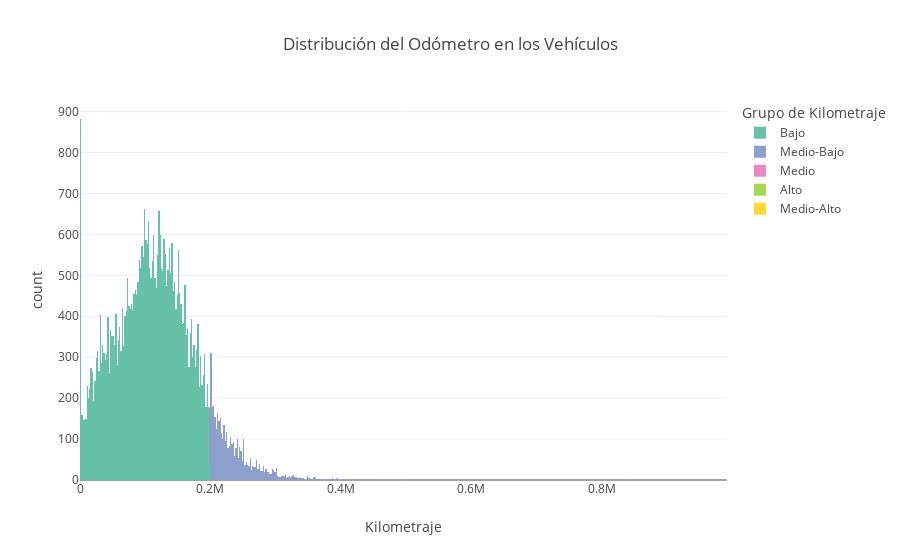

Here is the notebook cell this chart was saved with:
### Code cell
# Leer los datos
car_data = pd.read_csv('vehicles_us.csv')

# Crear una nueva columna que agrupa el odómetro en categorías
car_data["odometer_group"] = pd.cut(car_data["odometer"], bins=5, labels=["Bajo", "Medio-Bajo", "Medio", "Medio-Alto", "Alto"])

# Crear un histograma con colores según los rangos de odómetro
fig = px.histogram(
    car_data, 
    x="odometer", 
    color="odometer_group",  # Colorea según el grupo de kilometraje
    title="Distribución del Odómetro en los Vehículos",
    labels={"odometer": "Kilometraje", "odometer_group": "Grupo de Kilometraje"},
    color_discrete_sequence=px.colors.qualitative.Set2  # Paleta de colores atractiva
)

# Mostrar el gráfico
fig.show()

### Figure 1 — Plotly figure (JSON) as saved in the notebook; plotly's stock layout.template omitted (floating-point values rounded to 4 significant figures; data arrays with more than 128 entries replaced by an {"elided": "..."} marker saying what was removed)
{"data": [{"bingroup": "x", "hovertemplate": "Grupo de Kilometraje=Bajo<br>Kilometraje=%{x}<br>count=%{y}<extra></extra>", "legendgroup": "Bajo", "marker": {"color": "rgb(102,194,165)", "pattern": {"shape": ""}}, "name": "Bajo", "orientation": "v", "showlegend": true, "type": "histogram", "x": {"elided": "39473 float values"}, "xaxis": "x", "yaxis": "y"}, {"bingroup": "x", "hovertemplate": "Grupo de Kilometraje=Medio-Bajo<br>Kilometraje=%{x}<br>count=%{y}<extra></extra>", "legendgroup": "Medio-Bajo", "marker": {"color": "rgb(141,160,203)", "pattern": {"shape": ""}}, "name": "Medio-Bajo", "orientation": "v", "showlegend": true, "type": "histogram", "x": {"elided": "4110 float values"}, "xaxis": "x", "yaxis": "y"}, {"bingroup": "x", "hovertemplate": "Grupo de Kilometraje=Medio<br>Kilometraje=%{x}<br>count=%{y}<extra></extra>", "legendgroup": "Medio", "marker": {"color": "rgb(231,138,195)", "pattern": {"shape": ""}}, "name": "Medio", "orientation": "v", "showlegend": true, "type": "histogram", "x": [403000.0, 482000.0, 498000.0, 400000.0, 500000.0, 469400.0, 434800.0, 415500.0, 406400.0, 415400.0, 510000.0, 428000.0, 478000.0, 400000.0, 506000.0, 398100.0, 418000.0, 580000.0, 500000.0, 452000.0, 500000.0, 527800.0, 520000.0, 405000.0, 433100.0, 400000.0, 480000.0, 418000.0, 433100.0, 433100.0, 415000.0, 469400.0, 470000.0], "xaxis": "x", "yaxis": "y"}, {"bingroup": "x", "hovertemplate": "Grupo de Kilometraje=Alto<br>Kilometraje=%{x}<br>count=%{y}<extra></extra>", "legendgroup": "Alto", "marker": {"color": "rgb(166,216,84)", "pattern": {"shape": ""}}, "name": "Alto", "orientation": "v", "showlegend": true, "type": "histogram", "x": [840000.0, 866000.0, 813500.0, 838100.0, 920000.0, 990000.0, 840000.0, 812000.0, 990000.0, 831000.0, 980000.0], "xaxis": "x", "yaxis": "y"}, {"bingroup": "x", "hovertemplate": "Grupo de Kilometraje=Medio-Alto<br>Kilometraje=%{x}<br>count=%{y}<extra></extra>", "legendgroup": "Medio-Alto", "marker": {"color": "rgb(255,217,47)", "pattern": {"shape": ""}}, "name": "Medio-Alto", "orientation": "v", "showlegend": true, "type": "histogram", "x": [650000.0, 790000.0, 710000.0, 740000.0, 700000.0, 660000.0], "xaxis": "x", "yaxis": "y"}], "layout": {"barmode": "relative", "legend": {"title": {"text": "Grupo de Kilometraje"}, "tracegroupgap": 0}, "title": {"text": "Distribución del Odómetro en los Vehículos"}, "xaxis": {"anchor": "y", "domain": [0, 1], "title": {"text": "Kilometraje"}}, "yaxis": {"anchor": "x", "domain": [0, 1], "title": {"text": "count"}}}}
